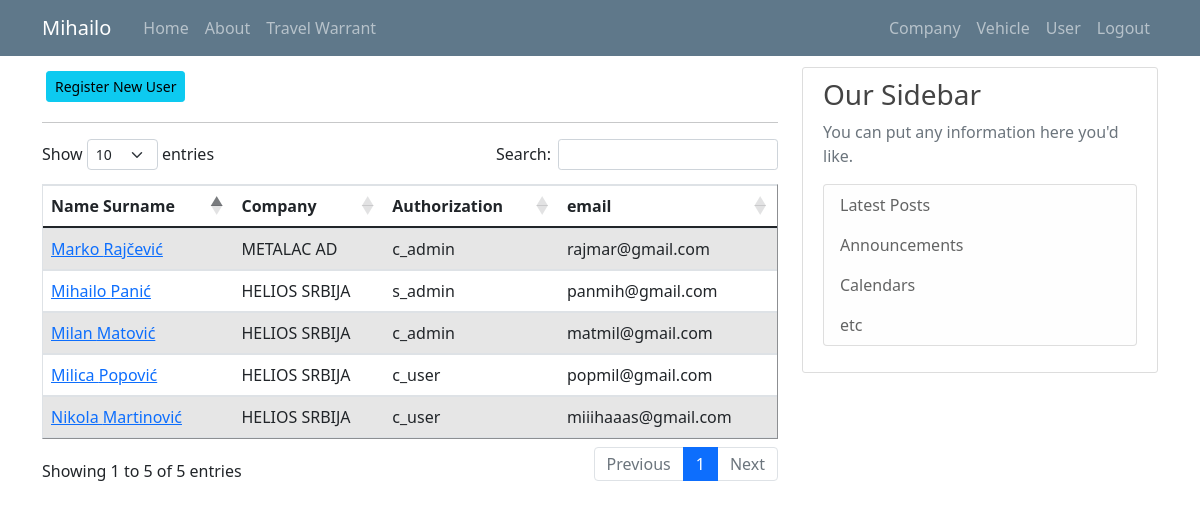
/user_list (signed in), run on an earlier commit of the app's database.
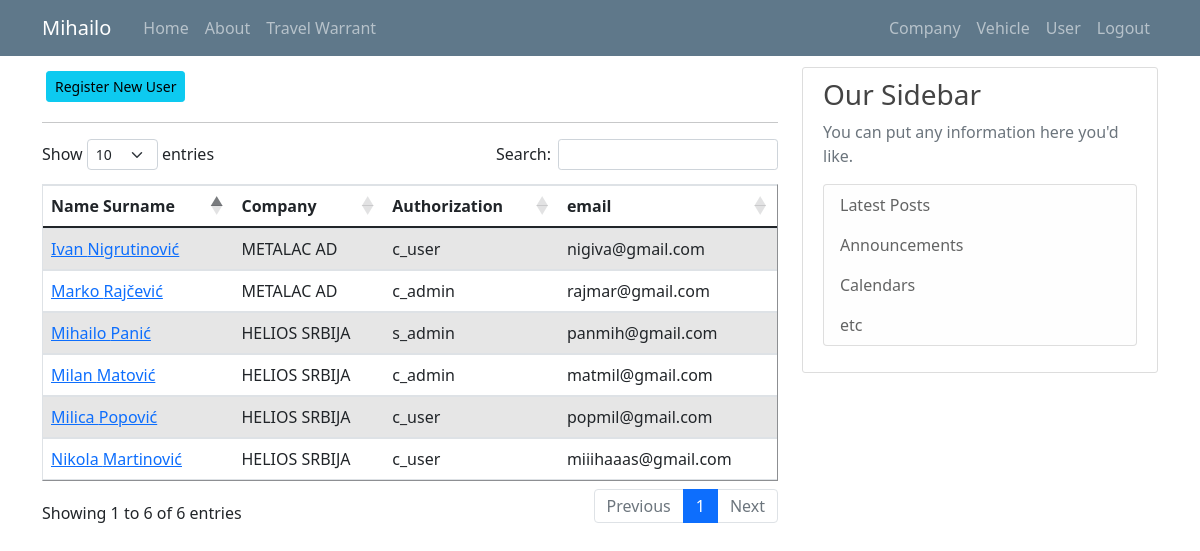
And on a later commit of the database.
### putninalozi/models.py (models this page shows, shortened)
class User(db.Model, UserMixin):
    id = db.Column(db.Integer, primary_key=True)
    email = db.Column(db.String(120), unique=True, nullable=False)
    old_email = db.Column(db.String(120), unique=False, nullable=False)
    password = db.Column(db.String(60), nullable = False)
    name = db.Column(db.String(20), unique=False, nullable=False)
    surname = db.Column(db.String(20), unique=False, nullable=False)
    authorization = db.Column(db.String(10), nullable = False) # ovde treba da budu tipovi korisnika: S_admin, C_admin, C_user
    company_id = db.Column(db.Integer, db.ForeignKey('company.id'), nullable=True)
    travelwarrants = db.relationship('TravelWarrant', backref='travelwarrant_user', lazy=True)

class Company(db.Model):
    id = db.Column(db.Integer, primary_key=True)
    companyname = db.Column(db.String(20), unique=True, nullable=False)         #Helios, Metalac, Tetrapak, Foka, Papir Print
    company_address = db.Column(db.String(20), unique=False, nullable=False)
    company_address_number = db.Column(db.Integer, nullable=False)
    company_zip_code = db.Column(db.Integer, nullable=False)
    company_city = db.Column(db.String(20), unique=False, nullable=False)
    company_state = db.Column(db.String(20), unique=False, nullable=False)
    company_pib = db.Column(db.Integer, nullable=False)
    company_mb = db.Column(db.Integer, nullable=False)
    company_site = db.Column(db.String(20), unique=True, nullable=False) #vidi imali neki model tipa db.Link()
    company_mail = db.Column(db.String(120), unique=True, nullable=False)
    company_phone = db.Column(db.Integer, nullable=False)
    company_logo = db.Column(db.String(60), nullable=False)
    users = db.relationship('User', backref='user_company', lazy=True)
    vehicles = db.relationship('Vehicle', backref='vehicle_company', lazy=True)
    travelwarrants = db.relationship('TravelWarrant', backref='travelwarrants_company', lazy=True)

### putninalozi/users/routes.py (the view)
@users.route("/user_list")
def user_list():
    users = User.query.all()
    return render_template('user_list.html', title='Users', users=users)

### putninalozi/models.py (called while the page is built)
@login_manager.user_loader
def load_user(user_id):
    return User.query.get(int(user_id))

### putninalozi/templates/user_list.html (shortened to what this page needs)
{% extends "layout.html" %}
{% block content %}
{% if current_user.authorization != 'c_user' %}
  <a class="btn btn-info btn-sm m-1" href="{{ url_for('users.register_u') }}">Register New User</a>
{% endif %}
<hr>
<table id="data" border="1" class="table table-striped">
  {% if current_user.authorization == 's_admin' %}
    <thead>
      <tr id="header">
        <th>Name Surname</th>
        <th>Company</th>
        <th>Authorization</th>
        <th>email</th>
      </tr>
    </thead>
    <tbody>
      {% for user in users %}
        <tr>
          <td> <a class="mr-2" href="{{ url_for('users.user_profile', user_id=user.id) }}" title="Edit User">{{ user.name }} {{ user.surname }}</a> </td>
          <td>{{ user.user_company.companyname }}</td>
          <td>{{ user.authorization }}</td>
          <td>{{ user.email }}</td>
        </tr>
      {% endfor %}
    </tbody>
  {% endif %}
</table>
{% endblock %}

### putninalozi/templates/layout.html (shortened to what this page needs)
<!doctype html>
<html lang="en">
  <head>
    <link rel="stylesheet" href="https://cdn.jsdelivr.net/npm/bootstrap@4.3.1/dist/css/bootstrap.min.css">
    <link rel="stylesheet" type="text/css" href="{{ url_for('static', filename='main.css') }}">
    <link href="https://cdn.jsdelivr.net/npm/bootstrap@5.0.1/dist/css/bootstrap.min.css" rel="stylesheet">
    <link rel="stylesheet" type="text/css" href="https://cdn.datatables.net/1.10.25/css/dataTables.bootstrap5.css">
  </head>
  <body>
    <header class="site-header">
      <nav class="navbar navbar-expand-md navbar-dark bg-steel fixed-top">
        <div class="container">
          <a class="navbar-brand mr-4" href="/">{{ current_user.name }}</a>
          <div class="collapse navbar-collapse" id="navbarToggle">
            <div class="navbar-nav mr-auto">
              <a class="nav-item nav-link" href="{{ url_for('main.home') }}">Home</a>
              <a class="nav-item nav-link" href="{{ url_for('main.about') }}">About</a>
              <a class="nav-item nav-link" href="{{ url_for('travel_warrants.travel_warrant_list') }}">Travel Warrant</a>
            </div>
            <div class="navbar-nav">
              {% if current_user.is_authenticated %}
                {% if current_user.authorization == 's_admin' %}
                  <a class="nav-item nav-link" href="{{ url_for('companys.company_list') }}">Company</a>
                  <a class="nav-item nav-link" href="{{ url_for('vehicles.vehicle_list') }}">Vehicle</a>
                  <a class="nav-item nav-link" href="{{ url_for('users.user_list') }}">User</a>
                  <a class="nav-item nav-link" href="{{ url_for('users.logout') }}">Logout</a>
                {% else %}
                  <a class="nav-item nav-link" href="{{ url_for('users.user_list') }}">User</a>
                  <a class="nav-item nav-link" href="{{ url_for('users.logout') }}">Logout</a>
                {% endif %}
              {% else %}
                <a class="nav-item nav-link" href="{{ url_for('users.login') }}">Login</a>
              {% endif %}
            </div>
          </div>
        </div>
      </nav>
    </header>
    <main role="main" class="container">
      <div class="row">
        <div class="col-md-8">
          {% block content %}{% endblock %}
        </div>
        <div class="col-md-4">
          <div class="content-section">
            <h3>Our Sidebar</h3>
            <p class='text-muted'>You can put any information here you'd like.
              <ul class="list-group">
                <li class="list-group-item list-group-item-light">Latest Posts</li>
                <li class="list-group-item list-group-item-light">Announcements</li>
                <li class="list-group-item list-group-item-light">Calendars</li>
                <li class="list-group-item list-group-item-light">etc</li>
              </ul>
            </p>
          </div>
        </div>
      </div>
    </main>
  </body>
</html>

What changed in the data, as far as the page shows it:
added User: name "Ivan", surname "Nigrutinović", user_company.companyname "METALAC AD", authorization "c_user", email "nigiva@gmail.com"
Also different on the page:
text written by a page script: "Show entries Search: Showing 1 to 5 of 5 entries Previous 1 Next" → "Show entries Search: Showing 1 to 6 of 6 entries Previous 1 Next"
